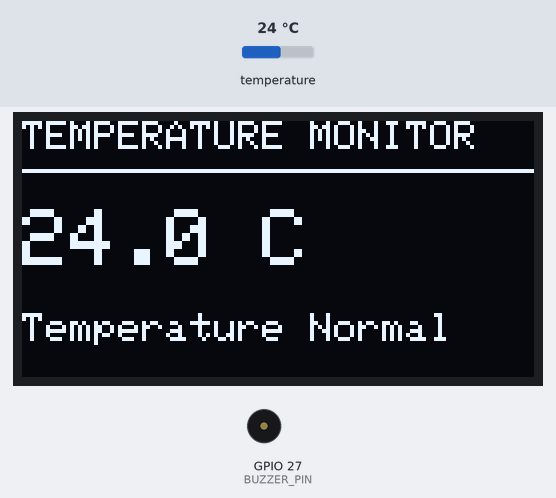
The sketch below on a simulated ESP32. On the bench: 128×64 one-colour display, buzzer (waves = sounding, pin HIGH). Inputs (shaded band) come from the test bench; at power-on: temperature 24 °C. WiFi joins after 1.5 s; servers stay silent unless stated; no MQTT or app messages arrive unless stated; what the sketch prints to the serial monitor is not drawn.

Above: at 2.9 s.
3.0 s: temperature set to 12 °C
At 4.7 s:
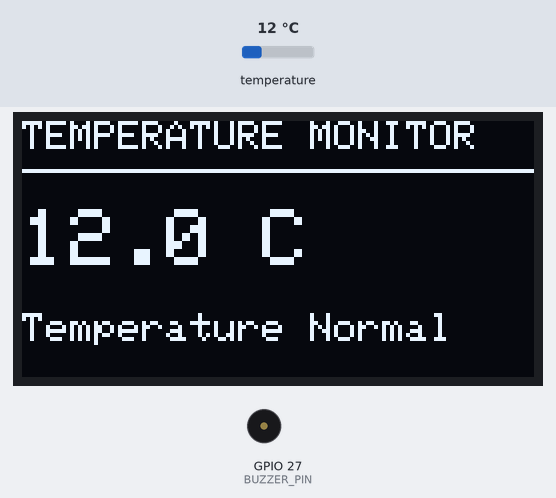
5.1 s: temperature set to 19 °C
At 7.1 s:
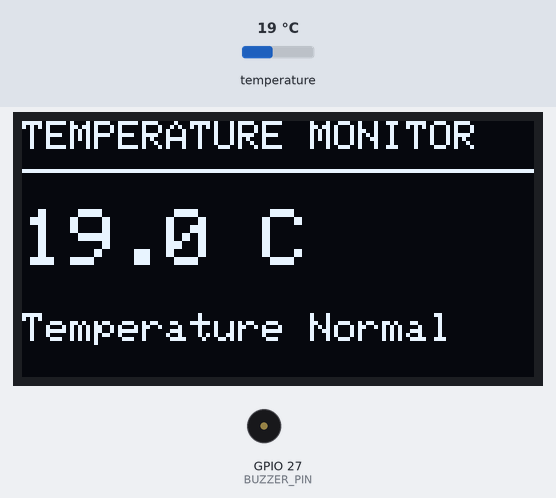
7.7 s: temperature set to 28 °C
At 9.6 s:
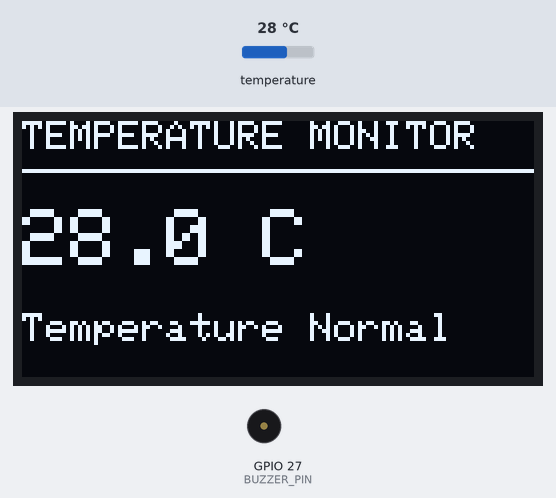
Timing chart, 0 to 11.1 s (numbered marks = the images above; inputs shaded):
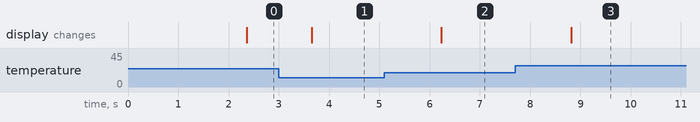

Measured:
- after the input at 3.0 s, the display: changes after 0.65 s (image 1)
- after the input at 5.1 s, the display: changes after 1.1 s (image 2)
- after the input at 7.7 s, the display: changes after 1.1 s (image 3)

The sketch:

sketch.ino
```cpp
#include <OneWire.h>
#include <DallasTemperature.h>
#include <Wire.h>
#include <Adafruit_GFX.h>
#include <Adafruit_SSD1306.h>
#include <WiFi.h>
#include "Adafruit_MQTT.h"
#include "Adafruit_MQTT_Client.h"

// =============== SENSOR AND BUZZER ===============
#define TEMP_SENSOR 17
#define BUZZER_PIN 27

// =============== OLED CONFIGURATION ===============
#define SCREEN_WIDTH 128
#define SCREEN_HEIGHT 64
#define OLED_RESET -1
#define OLED_ADDRESS 0x3C

// =============== WIFI CONFIGURATION ===============
#define WIFI_SSID "Wokwi-GUEST"
#define WIFI_PASS ""

// =============== ADAFRUIT IO CREDENTIALS ===============
#define IO_USERNAME "tejaraj_sn13"
#define IO_KEY  "key"

// =============== ADAFRUIT IO SERVER ===============
#define AIO_SERVER "io.adafruit.com"
#define AIO_SERVERPORT 1883

// Feed key shown as TEMP_VALUE on your dashboard
#define TEMP_FEED IO_USERNAME "/feeds/temperature"

// =============== TEMPERATURE SENSOR ===============
OneWire oneWire(TEMP_SENSOR);
DallasTemperature sensors(&oneWire);

// =============== OLED DISPLAY ===============
Adafruit_SSD1306 display(
  SCREEN_WIDTH,
  SCREEN_HEIGHT,
  &Wire,
  OLED_RESET
);

// =============== MQTT CLIENT ===============
WiFiClient client;

Adafruit_MQTT_Client mqtt(
  &client,
  AIO_SERVER,
  AIO_SERVERPORT,
  IO_USERNAME,
  IO_KEY
);

Adafruit_MQTT_Publish temperatureFeed =
  Adafruit_MQTT_Publish(&mqtt, TEMP_FEED);

// =============== TIMERS ===============
unsigned long lastPublishTime = 0;
const unsigned long PUBLISH_INTERVAL = 10000;

// =============== WIFI CONNECTION ===============
void connectWiFi() {
  if (WiFi.status() == WL_CONNECTED) {
    return;
  }

  Serial.print("Connecting to Wi-Fi...");

  WiFi.begin(WIFI_SSID, WIFI_PASS);

  unsigned long startTime = millis();

  while (WiFi.status() != WL_CONNECTED &&
         millis() - startTime < 20000) {
    delay(500);
    Serial.print(".");
  }

  if (WiFi.status() == WL_CONNECTED) {
    Serial.println("\nWi-Fi connected!");
    Serial.println(WiFi.localIP());
  } else {
    Serial.println("\nWi-Fi connection failed.");
  }
}

// =============== ADAFRUIT IO CONNECTION ===============
bool connectAdafruit() {
  if (WiFi.status() != WL_CONNECTED) {
    return false;
  }

  if (mqtt.connected()) {
    return true;
  }

  Serial.println("Connecting to Adafruit IO...");

  int8_t result = mqtt.connect();

  if (result == 0) {
    Serial.println("Adafruit IO connected!");
    return true;
  }

  Serial.print("Adafruit IO connection failed: ");
  Serial.println(mqtt.connectErrorString(result));

  mqtt.disconnect();

  return false;
}

// =============== SETUP ===============
void setup() {
  Serial.begin(115200);

  pinMode(BUZZER_PIN, OUTPUT);
  digitalWrite(BUZZER_PIN, LOW);

  // Initialize DS18B20
  sensors.begin();

  Serial.print("DS18B20 sensors detected: ");
  Serial.println(sensors.getDeviceCount());

  // Initialize OLED: SDA = GPIO 21, SCL = GPIO 22
  Wire.begin(21, 22);

  if (!display.begin(SSD1306_SWITCHCAPVCC, OLED_ADDRESS)) {
    Serial.println("OLED initialization failed!");
  } else {
    display.clearDisplay();
    display.setTextColor(SSD1306_WHITE);
    display.setTextSize(1);
    display.setCursor(0, 0);
    display.println("Temperature Monitor");
    display.println("Connecting...");
    display.display();
  }

  connectWiFi();
}

// =============== MAIN LOOP ===============
void loop() {
  // Read the temperature
  sensors.requestTemperatures();

  float temperature = sensors.getTempCByIndex(0);

  bool sensorError = (temperature == DEVICE_DISCONNECTED_C);

  // Print temperature to Serial Monitor
  Serial.print("Temperature: ");

  if (sensorError) {
    Serial.println("Sensor disconnected!");
  } else {
    Serial.print(temperature, 2);
    Serial.println(" C");
  }

  // Update OLED
  display.clearDisplay();
  display.setTextColor(SSD1306_WHITE);

  display.setTextSize(1);
  display.setCursor(0, 0);
  display.println("TEMPERATURE MONITOR");
  display.drawLine(0, 12, 127, 12, SSD1306_WHITE);

  display.setTextSize(2);
  display.setCursor(0, 22);

  if (sensorError) {
    display.println("Sensor Err");
  } else {
    display.print(temperature, 1);
    display.println(" C");
  }

  display.setTextSize(1);
  display.setCursor(0, 48);

  if (sensorError) {
    display.println("Check sensor");
  } else if (temperature > 60.0) {
    display.println("WARNING: HIGH TEMP!");
  } else {
    display.println("Temperature Normal");
  }

  display.display();

  // Activate buzzer above 60 C
  if (!sensorError && temperature > 60.0) {
    digitalWrite(BUZZER_PIN, HIGH);
    delay(50);
    digitalWrite(BUZZER_PIN, LOW);
  } else {
    digitalWrite(BUZZER_PIN, LOW);
  }

  // Publish only once every 10 seconds
  if (millis() - lastPublishTime >= PUBLISH_INTERVAL) {
    lastPublishTime = millis();

    connectWiFi();

    if (connectAdafruit()) {
      bool success = false;

      if (!sensorError) {
        success = temperatureFeed.publish(temperature);
      }

      if (success) {
        Serial.println("Temperature uploaded to Adafruit IO!");
      } else if (sensorError) {
        Serial.println("Upload skipped: temperature sensor error.");
      } else {
        Serial.println("Upload failed. Check feed name and AIO key.");
      }

      mqtt.processPackets(100);
      mqtt.ping();
    } else {
      Serial.println("Adafruit IO unavailable. Will retry.");
    }
  }

  delay(500);
}
```
